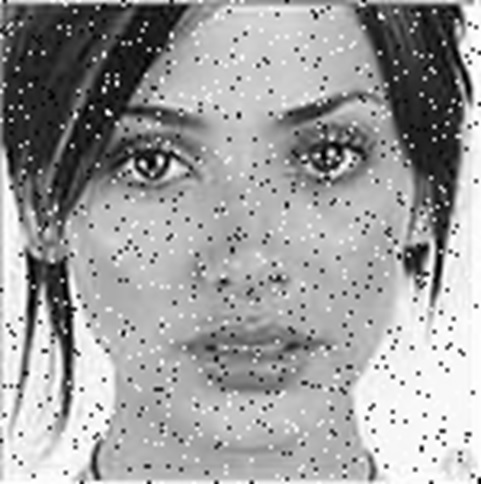
#> input picture img_process/task4/Lista4_Img1.jpg, 481 x 484 px
$ jupyter execute question2ipynb.ipynb
#> lines starting #> are read from the running program, lines starting #| are printed output that depends on the picture
<a href="https://colab.research.google.com/github/carvalheirafc/deep_learning_stuff/blob/master/img_process/task4/question2ipynb.ipynb" target="_parent"></a>

[cell 1]
import cv2
import matplotlib.pyplot as plt
import numpy

[cell 2]
img_file = 'Lista4_Img1.jpg'
img = cv2.imread(img_file)
#> img is the input picture: shape (484, 481, 3); min 0, max 255, mean 157.5

plt.imshow(img)

## Standard Kernels and Filters

[cell 3]
blur = cv2.blur(img,(5,5))
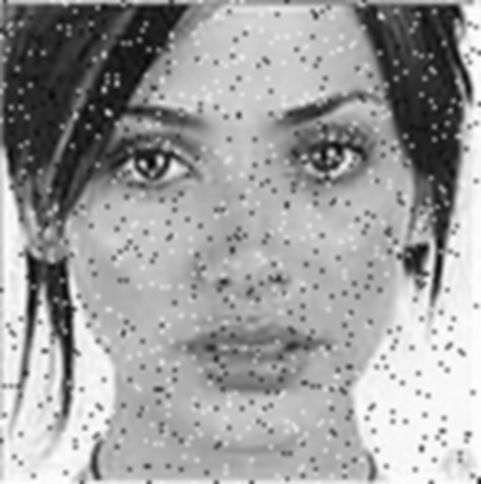
#> blur: shape (484, 481, 3); min 2, max 255, mean 157.5
g_blur = cv2.GaussianBlur(img,(5,5),0)
median = cv2.medianBlur(img,5)
bilateral = cv2.bilateralFilter(img,9,75,75)

[cell 4]
f = plt.figure(figsize=(25,25))
ax_1 = f.add_subplot(141)
ax_1 = plt.imshow(blur)
ax_1 = plt.title('Blur')

ax_2 = f.add_subplot(142)
ax_2 = plt.imshow(g_blur)
ax_2 = plt.title('Gaussian Blur')

ax_3 = f.add_subplot(143)
ax_3 = plt.imshow(median)
ax_3 = plt.title('Median Blur')

ax_4 = f.add_subplot(144)
ax_4 = plt.imshow(bilateral)
ax_4 = plt.title('Bilateral')
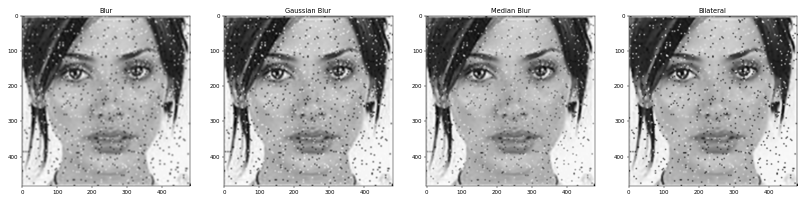
#> figure drawn by matplotlib, 4 panels

$ run again, with img_process/task4/Lista4_Img2.png saved as img_process/task4/Lista4_Img1.jpg
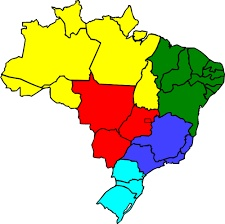
#> input picture img_process/task4/Lista4_Img2.png, 225 x 224 px
#> img is the input picture: shape (224, 225, 3); mean B, G, R 157.1, 205.9, 209.7
#> `g_blur = cv2.GaussianBlur(img,(5,5),0)`:
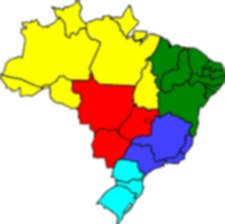
#> g_blur: shape (224, 225, 3); mean B, G, R 157.1, 205.9, 209.7
#> `bilateral = cv2.bilateralFilter(img,9,75,75)`:
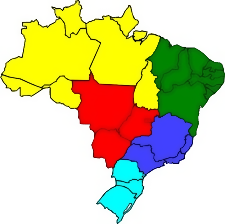
#> bilateral: shape (224, 225, 3); mean B, G, R 157.1, 206.4, 210.1
